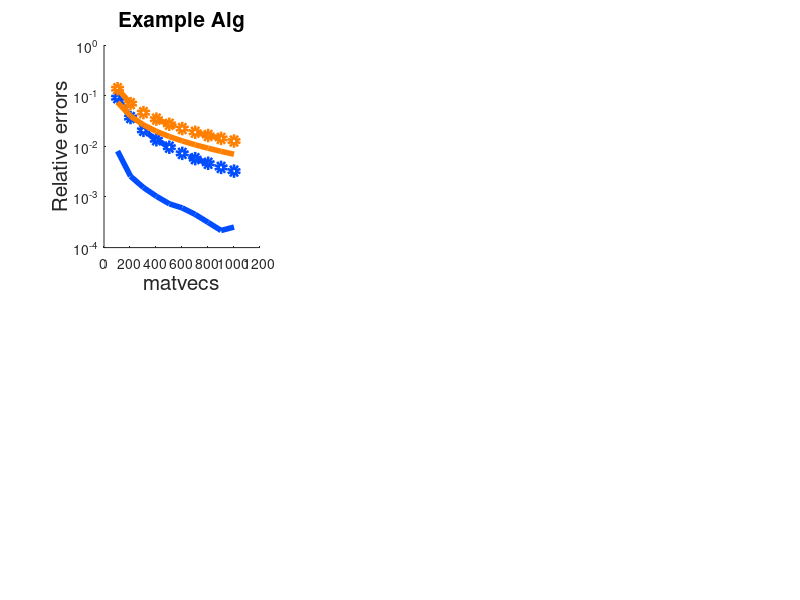

The MATLAB script that drew this image: (Note: this script raises an error after producing the figure.)
mvecs = 105:100:1005;

load("results_comparison1.mat")
load("bounds_comparison1.mat")

colors = [
0.0 0.3 1.0
0.0 0.8 0.0;
1.0 0.5 0.0;
];

figure(1)

subplot(2,3,1)
hold on
semilogy(mvecs, err_1S./trG, '-', 'Color', colors(1,:), 'LineWidth', 4);
semilogy(mvecs, BestErr_Fro./trG, 'o--', 'Color', colors(1,:), 'LineWidth', 4);
semilogy(mvecs, err_LowRank./trG, '-', 'Color', colors(3,:), 'LineWidth', 4);
semilogy(mvecs, BestErr_Tr./trG, 'o--', 'Color', colors(3,:), 'LineWidth', 4);
hold off

set(gca, 'YScale', 'log'); 
xlabel('matvecs','fontsize',15)
ylabel('Relative errors','fontsize',15)
title('Example Alg','fontsize',15)
ax = gca;             % 'gca' prende l'asse corrente
ax.FontSize = 15; 


load("results_comparison2.mat")
load("bounds_comparison2.mat")


figure(1)

subplot(2,3,2)
hold on
semilogy(mvecs, err_1S./trG, '-', 'Color', colors(1,:), 'LineWidth', 4);
semilogy(mvecs, BestErr_Fro./trG, 'o--', 'Color', colors(1,:), 'LineWidth', 4);
semilogy(mvecs, err_LowRank./trG, '-', 'Color', colors(3,:), 'LineWidth', 4);
semilogy(mvecs, BestErr_Tr./trG, 'o--', 'Color', colors(3,:), 'LineWidth', 4);
hold off

set(gca, 'YScale', 'log'); 
xlabel('matvecs','fontsize',15)
ylabel('Relative errors','fontsize',15)
title('Example Geom','fontsize',15)
ax = gca;             % 'gca' prende l'asse corrente
ax.FontSize = 15; 



load("results_comparison3.mat")
load("bounds_comparison3.mat")


figure(1)

subplot(2,3,3)
hold on
semilogy(mvecs, err_1S./trG, '-', 'Color', colors(1,:), 'LineWidth', 4);
semilogy(mvecs, BestErr_Fro./trG, 'o--', 'Color', colors(1,:), 'LineWidth', 4);
semilogy(mvecs, err_LowRank./trG, '-', 'Color', colors(3,:), 'LineWidth', 4);
semilogy(mvecs, BestErr_Tr./trG, 'o--', 'Color', colors(3,:), 'LineWidth', 4);
hold off

set(gca, 'YScale', 'log'); 
xlabel('matvecs','fontsize',15)
ylabel('Relative errors','fontsize',15)
title('Example Gaps','fontsize',15)
ax = gca;             % 'gca' prende l'asse corrente
ax.FontSize = 15; 
 



load("results_comparison4.mat")
load("bounds_comparison4.mat")

figure(1)

subplot(2,3,4)
hold on
semilogy(mvecs, err_1S./trG, '-', 'Color', colors(1,:), 'LineWidth', 4);
semilogy(mvecs, BestErr_Fro./trG, 'o--', 'Color', colors(1,:), 'LineWidth', 4);
semilogy(mvecs, err_LowRank./trG,  '-', 'Color', colors(3,:), 'LineWidth', 4);
semilogy(mvecs, BestErr_Tr./trG, 'o--', 'Color', colors(3,:), 'LineWidth', 4);
hold off

set(gca, 'YScale', 'log'); 
xlabel('matvecs','fontsize',15)
ylabel('Relative errors','fontsize',15)
title('Example RBF','fontsize',15)
ax = gca;             % 'gca' prende l'asse corrente
ax.FontSize = 15; 



load("results_comparison5.mat")
load("bounds_comparison5.mat")


figure(1)

subplot(2,3,5)
hold on
semilogy(mvecs, err_1S./trG, '-', 'Color', colors(1,:), 'LineWidth', 4);
semilogy(mvecs, BestErr_Fro./trG, 'o--', 'Color', colors(1,:), 'LineWidth', 4);
semilogy(mvecs, err_LowRank./trG, '-', 'Color', colors(3,:), 'LineWidth', 4);
semilogy(mvecs, BestErr_Tr./trG, 'o--', 'Color', colors(3,:), 'LineWidth', 4);
hold off

set(gca, 'YScale', 'log'); 
xlabel('matvecs','fontsize',15)
ylabel('Relative errors','fontsize',15)
title('Example Matérn(1/2)','fontsize',15)
ax = gca;             % 'gca' prende l'asse corrente
ax.FontSize = 15; 



load("results_comparison6.mat")
load("bounds_comparison6.mat")



figure(1)

subplot(2,3,6)
hold on
h1 = semilogy(mvecs, err_1S./trG, '-', 'Color', colors(1,:), 'LineWidth', 4);
h2 = semilogy(mvecs, BestErr_Fro./trG, 'o--', 'Color', colors(1,:), 'LineWidth', 4);
h3 = semilogy(mvecs, err_LowRank./trG, '-', 'Color', colors(3,:), 'LineWidth', 4);
h4 = semilogy(mvecs, BestErr_Tr./trG, 'o--', 'Color', colors(3,:), 'LineWidth', 4);
hold off

set(gca, 'YScale', 'log'); 
xlabel('matvecs','fontsize',15)
ylabel('Relative errors','fontsize',15)
title('Example Matérn(3/2)','fontsize',15)
ax = gca;             % 'gca' prende l'asse corrente
ax.FontSize = 15; 

ax_leg = axes('Position',[0.1 0.01 0.8 0.05],'Visible','off'); 
lgd = legend(ax_leg, [h1 h2 h3 h4], {'one-sample','bound one-sample','LowRank','bound LowRank'}, ...
    'Orientation','horizontal','fontsize',18,'NumColumns',5);
lgd.Box = 'off';